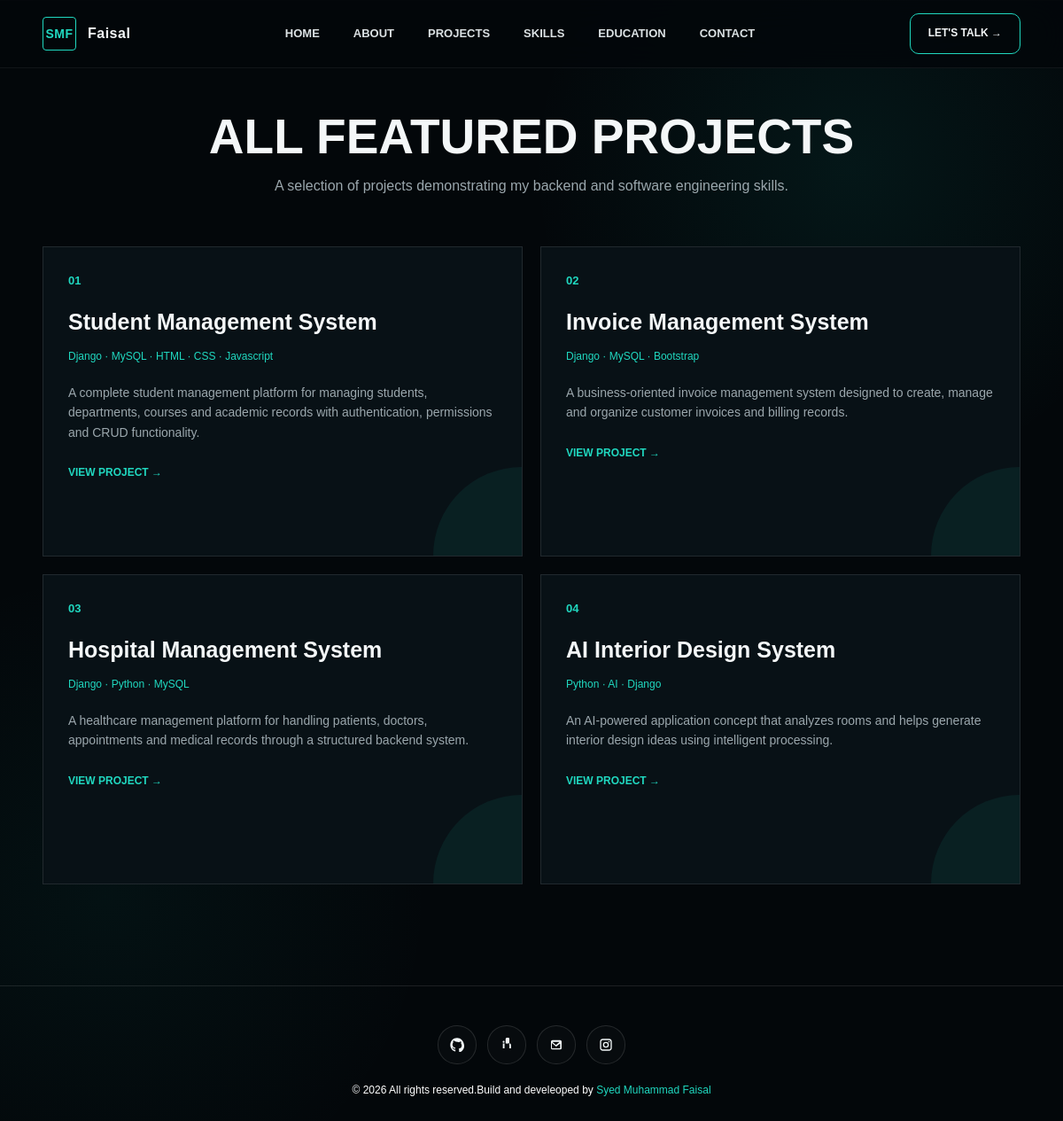
Page /allproject/ on the committed database.
### portfolio_website/models.py (models this page shows, shortened)
class projects(models.Model):
    project_serial_number = models.IntegerField(primary_key = True )
    project_name = models.CharField(max_length = 200)
    project_description = models.CharField(max_length=500)
    project_language = models.CharField(max_length = 300)
    project_long_description = models.TextField()
    project_type = models.CharField(max_length=100 , default="default")
    project_focus = models.CharField(max_length=100 , default="default")
    project_status = models.CharField(max_length=100 , default="default")
    project_github_url = models.URLField(blank=True , null=True)

### portfolio_website/views.py (the view)
# urls.py: path('allproject/', all_project, name='all_project'),
def all_project(request):
     project = projects.objects.all()
     paginator = Paginator(project , 8)
     page_number = request.GET.get('page')
     page_obj = paginator.get_page(page_number)
     context = {
        'page_obj': page_obj,
        'project':  project
     }
     return render(request , 'projects.html' , context )

### portfolio_website/templates/projects.html (shortened to what this page needs)
{% extends 'base.html' %}
{% block content %}
{% load static %}
<section id="projects">
    <div class="container">
        <div class="section-header" style="margin-top: 6%;">
            <center><h2 class="section-title" >
                ALL FEATURED PROJECTS
            </h2>
            <p class="section-subtitle" style="margin-bottom: 5%;">
                A selection of projects demonstrating my backend
                and software engineering skills.
            </p></center>
        </div>
        <div class="projects">
            {% for pro in page_obj %}
            <div class="project">
                <div class="project-number">
                    {{ forloop.counter| stringformat:"02d" }}
                </div>
                <h3>
                    {{ pro.project_name }}
                </h3>
                <div class="project-stack">
                    {{ pro.project_language }}
                </div>
                <p>
                    {{ pro.project_description }}
                </p>
                <a href="{% url 'projectdetails' pro.project_serial_number %}" class="project-link">
                    VIEW PROJECT →
                </a>
            </div>
            {% endfor %}
        </div>
        <div>
            <div class="projects-pagination">
            </div>
        </div>
    </div>
</section>
{% endblock %}

### portfolio_website/static/css/style.css (style rules this page uses)
* { margin: 0; padding: 0; box-sizing: border-box; scroll-behavior: smooth; }
:root { --bg: #03070a; --bg2: #071014; --card: #081116; --card2: #0b151b; --text: #f4f7f8; --muted: #9ba7ad; --accent: #20d8c0; --accent-dark: #0b8f81; --border: rgba(255,255,255,0.10); }
body { font-family: Arial, Helvetica, sans-serif; background: radial-gradient(circle at 80% 15%, rgba(20,210,190,0.08), transparent 25%), radial-gradient(circle at 10% 80%, rgba(20,210,190,0.05), transparent 25%), var(--bg); color: var(--text); line-height: 1.6; overflow-x: hidden; }
a { color: inherit; text-decoration: none; }
.container { width: min(1180px, 92%); margin: auto; }
section { padding: 60px 0 ; border-top: 1px solid rgba(255,255,255,0.06); }
.section-header { margin-bottom: 50px; }
.section-title { font-size: clamp(32px, 5vw, 55px); line-height: 1; margin-top: 8px; }
.section-subtitle { color: var(--muted); max-width: 600px; margin-top: 15px; }
.projects { display: grid; grid-template-columns: repeat(2, 1fr); gap: 20px; }
.project { border: 1px solid var(--border); background: var(--card); padding: 28px; min-height: 350px; position: relative; overflow: hidden; transition: 0.3s; }
.project::after { content: ""; position: absolute; width: 200px; height: 200px; right: -100px; bottom: -100px; background: rgba(32,216,192,0.07); border-radius: 50%; }
.project-number { color: var(--accent); font-size: 13px; font-weight: bold; }
.project h3 { font-size: 25px; margin: 15px 0 10px; }
.project-stack { color: var(--accent); font-size: 12px; margin-bottom: 20px; }
.project p { color: var(--muted); font-size: 14px; max-width: 520px; }
.project-link { display: inline-block; margin-top: 25px; color: var(--accent); font-size: 12px; font-weight: bold; border-bottom: 1px solid transparent; transition: 0.3s; }
.projects-pagination { display: flex; justify-content: space-between; align-items: center; flex-wrap: wrap; gap: 12px; margin: 0px auto 0; padding-bottom: 10px; }

### rows in the picture
projects: project_name "Student Management System", project_language "Django · MySQL · HTML · CSS · Javascript", project_description "A complete student management platform for managing students, departments, courses and academic records with authentication, permissions and CRUD functionality."
projects: project_name "Invoice Management System", project_language "Django · MySQL · Bootstrap", project_description "A business-oriented invoice management system designed to create, manage and organize customer invoices and billing records."
projects: project_name "Hospital Management System", project_language "Django · Python · MySQL", project_description "A healthcare management platform for handling patients, doctors, appointments and medical records through a structured backend system."
projects: project_name "AI Interior Design System", project_language "Python · AI · Django", project_description "An AI-powered application concept that analyzes rooms and helps generate interior design ideas using intelligent processing."
